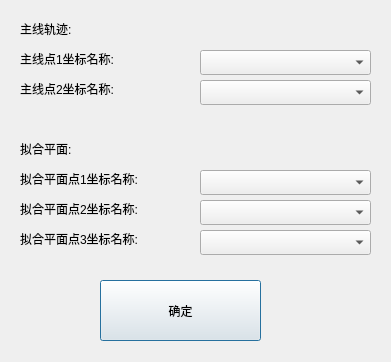
<?xml version="1.0" encoding="UTF-8"?>
<ui version="4.0">
 <class>plotedit1Dlg</class>
 <widget class="QDialog" name="plotedit1Dlg">
  <property name="geometry">
   <rect>
    <x>0</x>
    <y>0</y>
    <width>391</width>
    <height>362</height>
   </rect>
  </property>
  <property name="windowTitle">
   <string>Dialog</string>
  </property>
  <widget class="QComboBox" name="comboBox_1">
   <property name="geometry">
    <rect>
     <x>200</x>
     <y>80</y>
     <width>171</width>
     <height>25</height>
    </rect>
   </property>
  </widget>
  <widget class="QComboBox" name="comboBox_3">
   <property name="geometry">
    <rect>
     <x>200</x>
     <y>230</y>
     <width>171</width>
     <height>25</height>
    </rect>
   </property>
  </widget>
  <widget class="QLabel" name="label_2">
   <property name="geometry">
    <rect>
     <x>20</x>
     <y>20</y>
     <width>67</width>
     <height>17</height>
    </rect>
   </property>
   <property name="text">
    <string>主线轨迹:</string>
   </property>
  </widget>
  <widget class="QLabel" name="label_4">
   <property name="geometry">
    <rect>
     <x>20</x>
     <y>80</y>
     <width>171</width>
     <height>17</height>
    </rect>
   </property>
   <property name="text">
    <string>主线点2坐标名称:</string>
   </property>
  </widget>
  <widget class="QLabel" name="label">
   <property name="geometry">
    <rect>
     <x>20</x>
     <y>50</y>
     <width>161</width>
     <height>17</height>
    </rect>
   </property>
   <property name="text">
    <string>主线点1坐标名称:</string>
   </property>
  </widget>
  <widget class="QLabel" name="label_6">
   <property name="geometry">
    <rect>
     <x>20</x>
     <y>230</y>
     <width>171</width>
     <height>17</height>
    </rect>
   </property>
   <property name="text">
    <string>拟合平面点3坐标名称:</string>
   </property>
  </widget>
  <widget class="QLabel" name="label_5">
   <property name="geometry">
    <rect>
     <x>20</x>
     <y>170</y>
     <width>171</width>
     <height>17</height>
    </rect>
   </property>
   <property name="text">
    <string>拟合平面点1坐标名称:</string>
   </property>
  </widget>
  <widget class="QComboBox" name="comboBox_0">
   <property name="geometry">
    <rect>
     <x>200</x>
     <y>50</y>
     <width>171</width>
     <height>25</height>
    </rect>
   </property>
  </widget>
  <widget class="QComboBox" name="comboBox_2">
   <property name="geometry">
    <rect>
     <x>200</x>
     <y>170</y>
     <width>171</width>
     <height>25</height>
    </rect>
   </property>
  </widget>
  <widget class="QLabel" name="label_8">
   <property name="geometry">
    <rect>
     <x>20</x>
     <y>200</y>
     <width>171</width>
     <height>17</height>
    </rect>
   </property>
   <property name="text">
    <string>拟合平面点2坐标名称:</string>
   </property>
  </widget>
  <widget class="QPushButton" name="pushButton">
   <property name="geometry">
    <rect>
     <x>100</x>
     <y>280</y>
     <width>161</width>
     <height>61</height>
    </rect>
   </property>
   <property name="text">
    <string>确定</string>
   </property>
  </widget>
  <widget class="QLabel" name="label_7">
   <property name="geometry">
    <rect>
     <x>20</x>
     <y>140</y>
     <width>151</width>
     <height>17</height>
    </rect>
   </property>
   <property name="text">
    <string>拟合平面:</string>
   </property>
  </widget>
  <widget class="QComboBox" name="comboBox_4">
   <property name="geometry">
    <rect>
     <x>200</x>
     <y>200</y>
     <width>171</width>
     <height>25</height>
    </rect>
   </property>
  </widget>
 </widget>
 <resources/>
 <connections/>
</ui>
